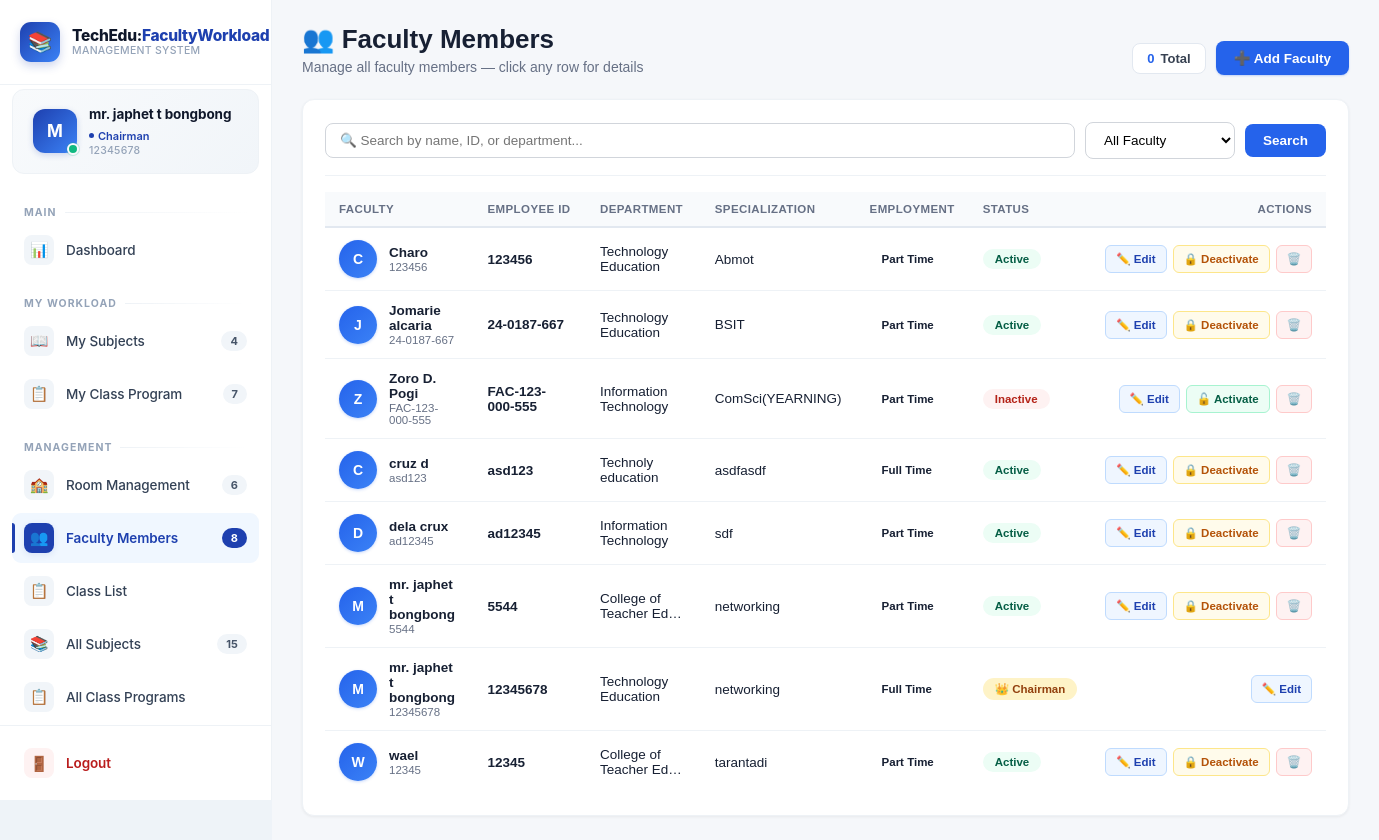
Screenshot of /faculty/ (signed in) with the database file from the repository.
### workload/models.py (models this page shows, shortened)
class FacultyProfile(models.Model):
    EMPLOYMENT_TYPE = [
        ('FULL', 'Full Time'),
        ('PART', 'Part Time'),
        ('CONTRACT', 'Contractual'),
    ]
    employee_id = models.CharField(max_length=20, unique=True, primary_key=True)
    full_name = models.CharField(max_length=100)
    specialization = models.CharField(max_length=100)
    attained_degree = models.CharField(max_length=50)
    employment_type = models.CharField(max_length=10, choices=EMPLOYMENT_TYPE, default='PART')
    department = models.CharField(max_length=100, default='Department of Technology Education')
    is_chairman = models.BooleanField(default=False)
    password = models.CharField(max_length=128, blank=True, null=True)
    is_active = models.BooleanField(default=True)
    last_login = models.DateTimeField(null=True, blank=True)
    effective_date = models.CharField(max_length=64, blank=True, default='Aug. 3, 2026')
    term = models.CharField(
        max_length=64, blank=True, default='First Semester 2026-2027',
        help_text="Academic term shown on the class program."
    )
    overload_hours = models.CharField(
        max_length=64, blank=True, default='',
        help_text="Overload hours/text."
    )
    overload_subjects = models.TextField(
        blank=True, default='',
        help_text="List of overload subjects."
    )
    service_credits = models.CharField(
        max_length=64, blank=True, default='',
        help_text="Service credits text."
    )
    adviser_notes = models.TextField(
        blank=True, default='',
        help_text="Adviser / Notes text."
    )
    class Meta:
        ordering = ['full_name']
        indexes = [
            models.Index(fields=['employee_id']),
            models.Index(fields=['is_chairman']),
            models.Index(fields=['is_active']),
        ]

### workload/views.py (the view, shortened to what this page needs)
# urls.py: path('faculty/', views.faculty_list, name='faculty_list'),
def faculty_list(request):
    if not request.session.get('faculty_id'):
        messages.error(request, 'Please login to access this page.')
        return redirect('login')
    try:
        faculty = models.FacultyProfile.objects.get(employee_id=request.session['faculty_id'])
        if not faculty.is_chairman:
            messages.error(request, 'You do not have permission to access this page.')
            return redirect('dashboard')
        faculty_qs = models.FacultyProfile.objects.all().order_by('full_name')
        search_q = request.GET.get('q', '').strip()
        type_q   = request.GET.get('type', 'all').strip()
        if type_q == 'chairman':
            faculty_qs = faculty_qs.filter(is_chairman=True)
        elif type_q == 'active':
            faculty_qs = faculty_qs.filter(is_active=True)
        elif type_q == 'inactive':
            faculty_qs = faculty_qs.filter(is_active=False)
        elif type_q == 'full':
            faculty_qs = faculty_qs.filter(employment_type='FULL')
        elif type_q == 'part':
            faculty_qs = faculty_qs.filter(employment_type='PART')
        elif type_q == 'contract':
            faculty_qs = faculty_qs.filter(employment_type='CONTRACT')
        per_page = 10
        paginator = Paginator(faculty_qs, per_page)
        page_number = request.GET.get('page', 1)
        try:
            page_obj = paginator.page(page_number)
        except PageNotAnInteger:
            page_obj = paginator.page(1)
        except EmptyPage:
            page_obj = paginator.page(paginator.num_pages)
        params = request.GET.copy()
        params.pop('page', None)
        querystring = params.urlencode()
        context = {
            'faculty': faculty,
            'faculty_members': page_obj.object_list,
            'total_faculty': paginator.count,
            'page_obj': page_obj,
            'paginator': paginator,
            'querystring': querystring,
            'search_q': search_q,
            'type_q': type_q,
        }
        return render(request, 'faculty_list.html', context)
    except models.FacultyProfile.DoesNotExist:
        messages.error(request, 'Faculty profile not found.')
        return redirect('login')

### templates/faculty_list.html (shortened to what this page needs)
{% extends 'base_with_sidebar.html' %}
{% block content %}
    <div class="page-header">
        <div>
            <h1>👥 Faculty Members</h1>
            <p>Manage all faculty members — click any row for details</p>
        </div>
        <div class="header-actions">
            <span class="count-badge">
                <strong>{{ page_obj.paginator.count|default:faculty_members|length }}</strong> Total
            </span>
            <button type="button" class="btn btn-primary" onclick="openAddFacultyModal()">➕ Add Faculty</button>
        </div>
    </div>
    <div class="card">
        <div class="search-box">
            <form method="get" action="" style="display: contents;">
                <input type="text" name="q" value="{{ search_q|default:'' }}"
                       placeholder="🔍 Search by name, ID, or department...">
                <select name="type">
                    <option value="all" {% if type_q == 'all' or not type_q %}selected{% endif %}>All Faculty</option>
                </select>
                <button type="submit">Search</button>
            </form>
        </div>
        <div class="table-wrapper">
            <table id="facultyTable">
                <thead>
                    <tr>
                        <th>Faculty</th>
                        <th>Employee ID</th>
                        <th>Department</th>
                        <th>Specialization</th>
                        <th>Employment</th>
                        <th>Status</th>
                        <th style="text-align:right;">Actions</th>
                    </tr>
                </thead>
                <tbody>
                    {% for member in faculty_members %}
                        <tr id="fac-row-{{ member.employee_id }}"
                            data-employee-id="{{ member.employee_id }}"
                            data-full-name="{{ member.full_name|escapejs }}"
                            data-department="{{ member.department|default:''|escapejs }}"
                            data-specialization="{{ member.specialization|default:''|escapejs }}"
                            data-attained-degree="{{ member.attained_degree|default:''|escapejs }}"
                            data-employment-type="{{ member.employment_type|default:'' }}"
                            data-is-active="{% if member.is_active %}1{% else %}0{% endif %}"
                            data-is-chairman="{% if member.is_chairman %}1{% else %}0{% endif %}"
                            onclick="openFacultyModal('{{ member.employee_id }}')">
                            <td>
                                <div class="faculty-cell">
                                    <div class="faculty-avatar">{{ member.full_name|slice:":1"|upper }}</div>
                                    <div>
                                        <div class="faculty-name">{{ member.full_name }}</div>
                                        <div class="faculty-id">{{ member.employee_id }}</div>
                                    </div>
                                </div>
                            </td>
                            <td><strong>{{ member.employee_id }}</strong></td>
                            <td>{{ member.department|default:"—"|truncatechars:22 }}</td>
                            <td>{{ member.specialization|truncatechars:28|default:"—" }}</td>
                            <td>
                                <span class="status-badge {{ member.employment_type|lower }}">
                                    {{ member.get_employment_type_display }}
                                </span>
                            </td>
                            <td>
                                {% if member.is_chairman %}
                                    <span class="status-badge chairman">👑 Chairman</span>
                                {% elif member.is_active %}
                                    <span class="status-badge active">Active</span>
                                {% else %}
                                    <span class="status-badge inactive">Inactive</span>
                                {% endif %}
                            </td>
                            <td onclick="event.stopPropagation();" style="text-align:right;">
                                <div class="row-actions">
                                    <button type="button" class="action-btn edit"
                                            title="Edit faculty"
                                            onclick="openEditFacultyModal('{{ member.employee_id }}')">
                                        ✏️ Edit
                                    </button>
                                    {% if not member.is_chairman %}
                                        {% if member.is_active %}
                                            <button type="button" class="action-btn toggle"
                                                    title="Deactivate faculty"
                                                    onclick="toggleFacultyStatus('{{ member.employee_id }}', '{{ member.full_name|escapejs }}', false)">
                                                🔒 Deactivate
                                            </button>
                                        {% else %}
                                            <button type="button" class="action-btn toggle activate"
                                                    title="Activate faculty"
                                                    onclick="toggleFacultyStatus('{{ member.employee_id }}', '{{ member.full_name|escapejs }}', true)">
                                                🔓 Activate
                                            </button>
                                        {% endif %}
                                    {% endif %}
                                    {% if not member.is_chairman %}
                                        <button type="button" class="action-btn delete"
                                                title="Delete faculty"
                                                onclick="openDeleteConfirm('{{ member.employee_id }}', '{{ member.full_name|escapejs }}')">
                                            🗑️
                                        </button>
                                    {% endif %}
                                </div>
                            </td>
                        </tr>
                    {% endfor %}
                </tbody>
            </table>
        </div>
    </div>
{% endblock %}

### templates/base_with_sidebar.html (shortened to what this page needs)
<!DOCTYPE html>
<html lang="en">
<head>
</head>
<body>
    <div class="sidebar-wrapper">
        {% include 'sidebar.html' %}
        <main class="main-content">
            {% block content %}{% endblock %}
        </main>
    </div>
</body>
</html>

### templates/sidebar.html (shortened to what this page needs)
<aside class="sidebar" id="sidebar">
    <div class="sidebar-brand">
        <a href="{% url 'dashboard' %}">
            <div class="brand-mark">📚</div>
            <div class="brand-text">
                <div class="brand-title">TechEdu:<span>FacultyWorkload</span></div>
                <div class="brand-subtitle">Management System</div>
            </div>
        </a>
    </div>
    <div class="sidebar-user">
        <div class="user-avatar-wrap">
            <div class="user-avatar">{{ faculty.full_name|slice:":1"|upper }}</div>
            <span class="user-online" title="Online"></span>
        </div>
        <div class="user-info">
            <div class="user-name">{{ faculty.full_name }}</div>
            <div class="user-role">
                {% if faculty.is_chairman %}Chairman{% else %}Faculty{% endif %}
            </div>
            <div class="user-id">{{ faculty.employee_id }}</div>
        </div>
    </div>
    <nav class="sidebar-nav">
        <div class="nav-label">Main</div>
        <a href="{% url 'dashboard' %}"
           class="nav-item {% if request.resolver_match.url_name == 'dashboard' %}active{% endif %}">
            <span class="nav-icon">📊</span>
            <span class="nav-text">Dashboard</span>
        </a>
        <div class="nav-label">My Workload</div>
        <a href="{% url 'my_subjects' %}"
           class="nav-item {% if request.resolver_match.url_name == 'my_subjects' %}active{% endif %}">
            <span class="nav-icon">📖</span>
            <span class="nav-text">My Subjects</span>
            <span class="nav-badge">{{ subject_count|default:0 }}</span>
        </a>
        <a href="{% url 'class_program_view' faculty.employee_id %}"
           class="nav-item {% if request.resolver_match.url_name == 'class_program_view' and request.resolver_match.kwargs.employee_id == faculty.employee_id %}active{% endif %}">
            <span class="nav-icon">📋</span>
            <span class="nav-text">My Class Program</span>
            <span class="nav-badge">{{ class_program_count|default:0 }}</span>
        </a>
        {% if faculty.is_chairman %}
            <div class="nav-label">Management</div>
            <a href="{% url 'room_list' %}"
               class="nav-item {% if request.resolver_match.url_name == 'room_list' %}active{% endif %}">
                <span class="nav-icon">🏫</span>
                <span class="nav-text">Room Management</span>
                <span class="nav-badge">{{ room_count|default:0 }}</span>
            </a>
            <a href="{% url 'faculty_list' %}"
               class="nav-item {% if request.resolver_match.url_name == 'faculty_list' %}active{% endif %}">
                <span class="nav-icon">👥</span>
                <span class="nav-text">Faculty Members</span>
                <span class="nav-badge">{{ total_faculty|default:0 }}</span>
            </a>
            <a href="{% url 'class_list' %}"
                class="nav-item {% if request.resolver_match.url_name == 'class_list' %}active{% endif %}">
                <span class="nav-icon">📋</span>
                <span class="nav-text">Class List</span>
            </a>
            <a href="{% url 'all_subjects' %}"
               class="nav-item {% if request.resolver_match.url_name == 'all_subjects' %}active{% endif %}">
                <span class="nav-icon">📚</span>
                <span class="nav-text">All Subjects</span>
                <span class="nav-badge">{{ total_subjects_all|default:0 }}</span>
            </a>
            <a href="{% url 'all_class_programs' %}"
               class="nav-item {% if request.resolver_match.url_name == 'all_class_programs' %}active{% endif %}">
                <span class="nav-icon">📋</span>
                <span class="nav-text">All Class Programs</span>
            </a>
        {% endif %}
    </nav>
    <div class="sidebar-footer">
        <form method="post" action="{% url 'logout' %}">
            <button type="submit" class="logout-btn">
                <span class="nav-icon">🚪</span>
                <span>Logout</span>
            </button>
        </form>
    </div>
</aside>

### rows the page displays
FacultyProfile: full_name "M", full_name "mr. japhet t bongbong", employee_id "12345678", department "Technology Education", specialization "networking", employment_type "Full Time", is_chairman "👑 Chairman"
FacultyProfile: full_name "C", full_name "Charo", employee_id "123456", department "Technology Education", specialization "Abmot", employment_type "Part Time", is_chairman "Active"
FacultyProfile: full_name "J", full_name "Jomarie alcaria", employee_id "24-0187-667", department "Technology Education", specialization "BSIT", employment_type "Part Time", is_chairman "Active"
FacultyProfile: full_name "Z", full_name "Zoro D. Pogi", employee_id "FAC-123-000-555", department "Information Technology", specialization "ComSci(YEARNING)", employment_type "Part Time", is_chairman "Inactive"
FacultyProfile: full_name "C", full_name "cruz d", employee_id "asd123", department "Technoly education", specialization "asdfasdf", employment_type "Full Time", is_chairman "Active"
FacultyProfile: full_name "D", full_name "dela crux", employee_id "ad12345", department "Information Technology", specialization "sdf", employment_type "Part Time", is_chairman "Active"
FacultyProfile: full_name "M", full_name "mr. japhet t bongbong", employee_id "5544", department "College of Teacher Ed…", specialization "networking", employment_type "Part Time", is_chairman "Active"
FacultyProfile: full_name "W", full_name "wael", employee_id "12345", department "College of Teacher Ed…", specialization "tarantadi", employment_type "Part Time", is_chairman "Active"

### other values shown
{{ subject_count|default:0 }} "4"
{{ class_program_count|default:0 }} "7"
{{ room_count|default:0 }} "6"
{{ total_faculty|default:0 }} "8"
{{ total_subjects_all|default:0 }} "15"
{{ page_obj.paginator.count|default:faculty_members|length }} "0"
